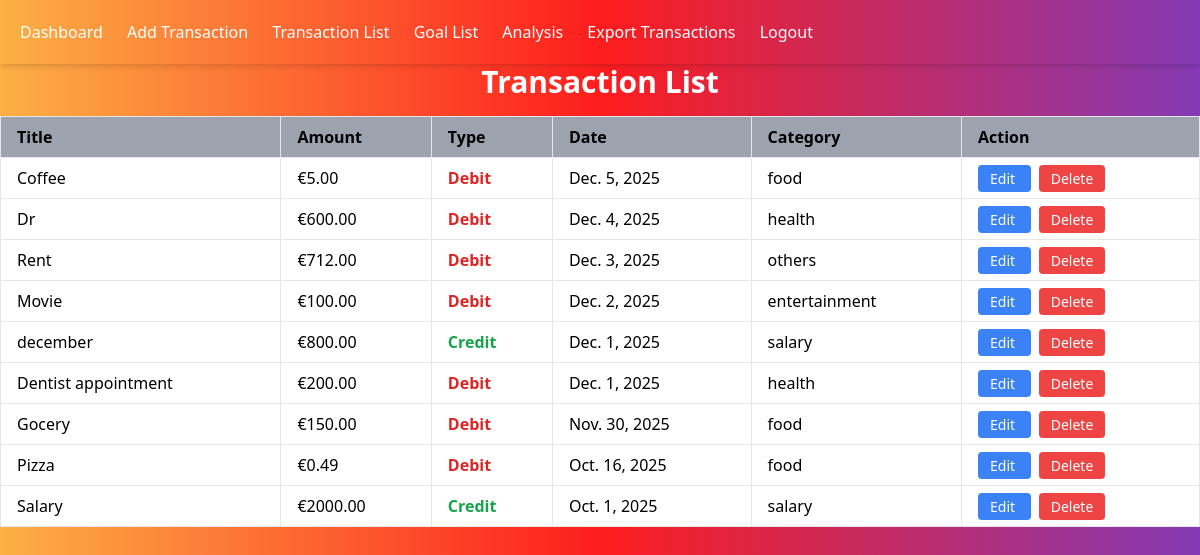
The page /finance/transactions/ (signed in) on the database as committed earlier.
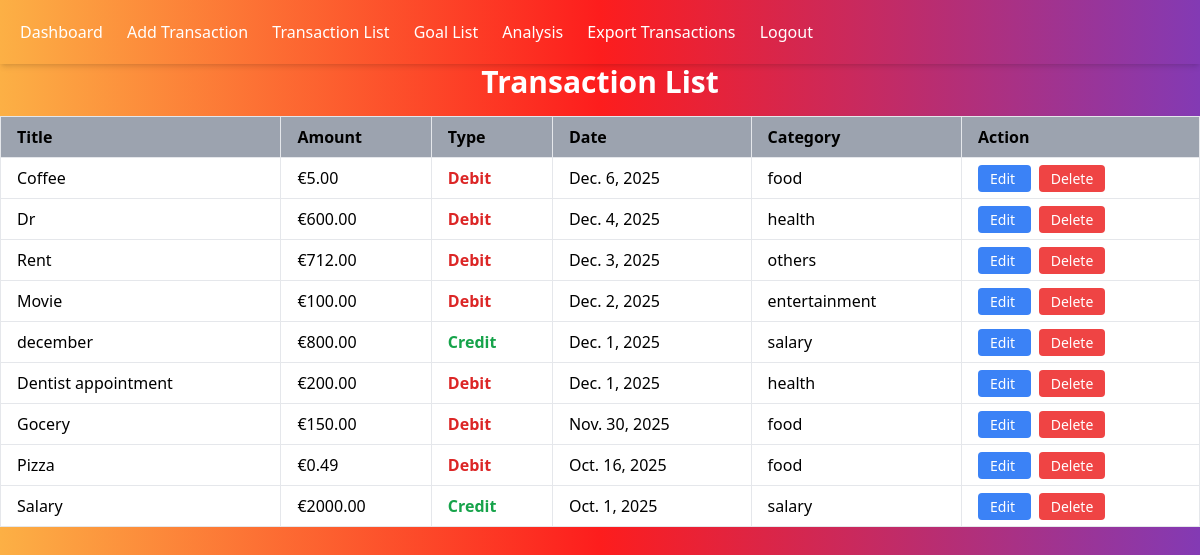
The same page on the database as committed later.
### finance/models.py (models this page shows, shortened)
class Trans(models.Model):
    TRANSACTION_TYPES = [
        ("income", "Income"),
        ("expense", "Expense"),
    ]
    CATEGORY_CHOICES = [
        ("salary", "Salary"),
        ("business", "Business"),
        ("food", "Food"),
        ("entertainment", "Entertainment"),
        ("utilities", "Utilities"),
        ("transportation", "Transportation"),
        ("health", "Health"),
        ("others", "Others"),
    ]
    user = models.ForeignKey(User, on_delete=models.CASCADE)
    title = models.CharField(max_length=100)
    amount = models.DecimalField(max_digits=10, decimal_places=2)
    transaction_type = models.CharField(max_length=10, choices=TRANSACTION_TYPES)
    date = models.DateField()
    category = models.CharField(max_length=50, choices=CATEGORY_CHOICES)

### finance/views.py (the view)
# urls.py: path("transactions/", TransactionListView.as_view(), name="transaction_list"),
class TransactionListView(LoginRequiredMixin, View):
    def get(self, request):
        transactions = Trans.objects.filter(user=request.user).order_by('-date')
        return render(request, 'finance/transaction_lists.html', {
            'transactions': transactions
        })

### finance/templates/finance/transaction_lists.html (shortened to what this page needs)
{%extends "finance/base.html" %}
{% block content %}
<h1 class  = "text-3xl font-bold text-center text-white">Transaction List</h1>
<table class = "min-w-full table-auto border-collapse border-gray-200 mt-4 bg-white">
    <thead>
        <tr class = "bg-gray-400">
            <th class = "border px-4 py-2 text-left">Title</th>
            <th class = "border px-4 py-2 text-left">Amount</th>
            <th class = "border px-4 py-2 text-left">Type</th>
            <th class = "border px-4 py-2 text-left">Date</th>
            <th class = "border px-4 py-2 text-left">Category</th>
            <th class = "border px-4 py-2 text-left">Action</th>
        </tr>
    </thead>
<tbody>
    {% for transaction in transactions %}
    <tr class = "hover:bg-gray-200">
        <td class = "border px-4 py-2">{{ transaction.title }}</td>
        <td class = "border px-4 py-2">€{{ transaction.amount }}</td>
        <td class = "border px-4 py-2">
            {% if transaction.transaction_type == 'income' %}
                <span class="text-green-600 font-bold">Credit</span>
            {% else %}
                <span class="text-red-600 font-bold">Debit</span>
            {% endif %}
        </td>
        <td class = "border px-4 py-2">{{ transaction.date }}</td>
        <td class = "border px-4 py-2">{{ transaction.category }}</td>
        <td class="border px-4 py-2 space-x-2">
        <a href="{% url 'transaction_edit' transaction.id %}" class="bg-blue-500 text-white px-3 py-1 rounded hover:bg-blue-600 text-sm">
        Edit
        </a>
        <a href="{% url 'transaction_delete' transaction.id %}" class="bg-red-500 text-white px-3 py-1 rounded hover:bg-red-600 text-sm">
        Delete
        </a>
        </td>
    </tr>
    {% endfor %}
</tbody>
</table>
{%endblock content %}

### finance/templates/finance/base.html (shortened to what this page needs)
<!DOCTYPE html>
<html lang="en">
<head>
    <script src="https://cdn.tailwindcss.com"></script>
</head>
<body class="min-h-screen bg-gradient-to-r from-[#fcb045] via-[#fd1d1d] to-[#833ab4]">
<nav class="p-5 text-white shadow-md  bg-gradient-to-r from-[#fcb045] via-[#fd1d1d] to-[#833ab4]">
    {% if user.is_authenticated %}
    <a href = "{% url 'dashboard' %}" class="mr-5 hover:font-bold hover:underline hover:text-blue-300 ">Dashboard</a>
    <a href="{% url 'add_transaction' %}" class="mr-5 text-white hover:font-bold hover:underline hover:text-blue-300 ">Add Transaction</a>
    <a href="{% url 'transaction_list' %}" class="mr-5 text-white hover:font-bold hover:underline hover:text-blue-300 ">Transaction List</a>
    <a href="{% url 'goal_add' %}" class="mr-5 text-white hover:underline hover:font-bold hover:text-blue-300">Goal List</a>
    <a href="{% url 'analysis' %}" target="_blank" class="mr-5 text-white hover:font-bold hover:underline hover:text-blue-300">Analysis</a>
    <a href="{% url 'export_transactions' %}" target="_blank" class="mr-5 text-white hover:font-bold hover:underline hover:text-blue-300">Export Transactions</a>
    <form id="logout-form" action="{% url 'logout' %}" method="post" style="display:inline;">
        <button type="submit" class="mr-5 text-white hover:underline hover:text-blue-300">
            Logout
        </button>
    </form>
    {%else%}
        <a href="{% url 'login' %}" class="mr-5 hover:font-bold text-white hover:underline hover:text-blue-300">Login</a>
        <a href="{% url 'register' %}" class="mr-5 hover:font-bold text-white hover:underline hover:text-blue-300">Register</a>
    {% endif %}
</nav>
{% block content %}{% endblock content %}
</body>
</html>

Rows that differ between the two databases and show on the page:
changed Trans "Coffee": date "Dec. 5, 2025" → "Dec. 6, 2025"
